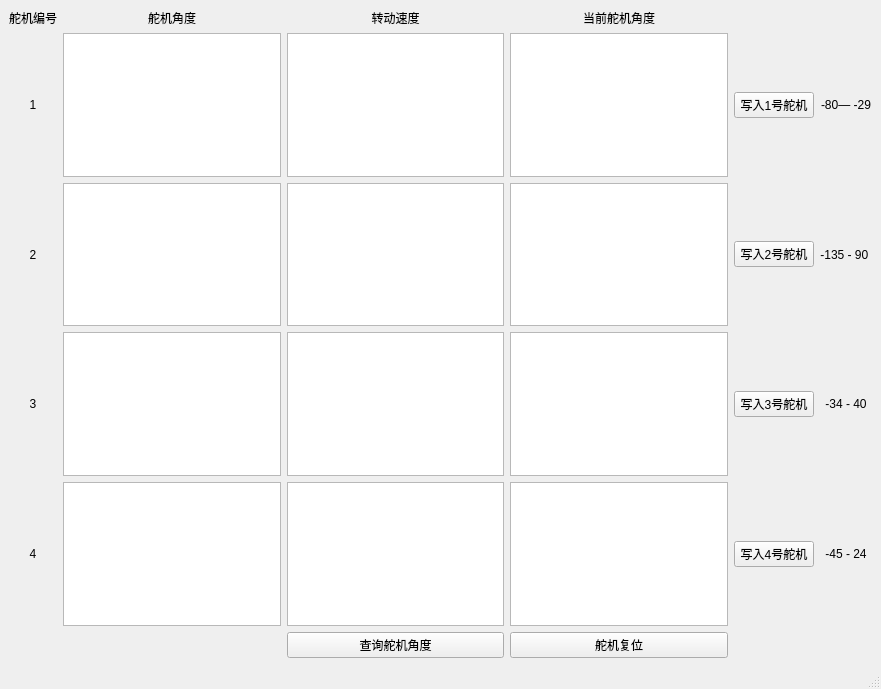
<?xml version="1.0" encoding="UTF-8"?>
<ui version="4.0">
 <class>MainWindow</class>
 <widget class="QMainWindow" name="MainWindow">
  <property name="geometry">
   <rect>
    <x>0</x>
    <y>0</y>
    <width>881</width>
    <height>689</height>
   </rect>
  </property>
  <property name="windowTitle">
   <string>MainWindow</string>
  </property>
  <widget class="QWidget" name="centralwidget">
   <layout class="QGridLayout" name="gridLayout">
    <item row="0" column="0">
     <widget class="QLabel" name="label">
      <property name="text">
       <string>舵机编号</string>
      </property>
      <property name="alignment">
       <set>Qt::AlignCenter</set>
      </property>
     </widget>
    </item>
    <item row="1" column="4">
     <widget class="QPushButton" name="pushButton">
      <property name="text">
       <string>写入1号舵机</string>
      </property>
     </widget>
    </item>
    <item row="1" column="2">
     <widget class="QTextEdit" name="textEdit_5"/>
    </item>
    <item row="1" column="1">
     <widget class="QTextEdit" name="textEdit"/>
    </item>
    <item row="1" column="0">
     <widget class="QLabel" name="label_4">
      <property name="text">
       <string>1</string>
      </property>
      <property name="alignment">
       <set>Qt::AlignCenter</set>
      </property>
     </widget>
    </item>
    <item row="1" column="3">
     <widget class="QTextBrowser" name="textBrowser_2"/>
    </item>
    <item row="2" column="3">
     <widget class="QTextBrowser" name="textBrowser_3"/>
    </item>
    <item row="2" column="4">
     <widget class="QPushButton" name="pushButton_2">
      <property name="text">
       <string>写入2号舵机</string>
      </property>
     </widget>
    </item>
    <item row="2" column="2">
     <widget class="QTextEdit" name="textEdit_6"/>
    </item>
    <item row="4" column="5">
     <widget class="QLabel" name="label_12">
      <property name="text">
       <string>-45 - 24</string>
      </property>
      <property name="textFormat">
       <enum>Qt::AutoText</enum>
      </property>
      <property name="alignment">
       <set>Qt::AlignCenter</set>
      </property>
     </widget>
    </item>
    <item row="2" column="1">
     <widget class="QTextEdit" name="textEdit_2"/>
    </item>
    <item row="4" column="4">
     <widget class="QPushButton" name="pushButton_4">
      <property name="text">
       <string>写入4号舵机</string>
      </property>
     </widget>
    </item>
    <item row="2" column="0">
     <widget class="QLabel" name="label_5">
      <property name="text">
       <string>2</string>
      </property>
      <property name="alignment">
       <set>Qt::AlignCenter</set>
      </property>
     </widget>
    </item>
    <item row="4" column="3">
     <widget class="QTextBrowser" name="textBrowser_5"/>
    </item>
    <item row="4" column="1">
     <widget class="QTextEdit" name="textEdit_4"/>
    </item>
    <item row="0" column="1">
     <widget class="QLabel" name="label_2">
      <property name="text">
       <string>舵机角度</string>
      </property>
      <property name="textFormat">
       <enum>Qt::AutoText</enum>
      </property>
      <property name="alignment">
       <set>Qt::AlignCenter</set>
      </property>
     </widget>
    </item>
    <item row="4" column="2">
     <widget class="QTextEdit" name="textEdit_8"/>
    </item>
    <item row="4" column="0">
     <widget class="QLabel" name="label_7">
      <property name="text">
       <string>4</string>
      </property>
      <property name="alignment">
       <set>Qt::AlignCenter</set>
      </property>
     </widget>
    </item>
    <item row="3" column="5">
     <widget class="QLabel" name="label_11">
      <property name="text">
       <string>-34 - 40</string>
      </property>
      <property name="textFormat">
       <enum>Qt::AutoText</enum>
      </property>
      <property name="alignment">
       <set>Qt::AlignCenter</set>
      </property>
     </widget>
    </item>
    <item row="3" column="3">
     <widget class="QTextBrowser" name="textBrowser_4"/>
    </item>
    <item row="0" column="2">
     <widget class="QLabel" name="label_3">
      <property name="text">
       <string>转动速度</string>
      </property>
      <property name="textFormat">
       <enum>Qt::AutoText</enum>
      </property>
      <property name="alignment">
       <set>Qt::AlignCenter</set>
      </property>
     </widget>
    </item>
    <item row="3" column="4">
     <widget class="QPushButton" name="pushButton_3">
      <property name="text">
       <string>写入3号舵机</string>
      </property>
     </widget>
    </item>
    <item row="3" column="2">
     <widget class="QTextEdit" name="textEdit_7"/>
    </item>
    <item row="0" column="3">
     <widget class="QLabel" name="label_8">
      <property name="text">
       <string>当前舵机角度</string>
      </property>
      <property name="textFormat">
       <enum>Qt::AutoText</enum>
      </property>
      <property name="alignment">
       <set>Qt::AlignCenter</set>
      </property>
     </widget>
    </item>
    <item row="3" column="1">
     <widget class="QTextEdit" name="textEdit_3"/>
    </item>
    <item row="2" column="5">
     <widget class="QLabel" name="label_10">
      <property name="text">
       <string>-135 - 90 </string>
      </property>
      <property name="textFormat">
       <enum>Qt::AutoText</enum>
      </property>
      <property name="alignment">
       <set>Qt::AlignCenter</set>
      </property>
     </widget>
    </item>
    <item row="3" column="0">
     <widget class="QLabel" name="label_6">
      <property name="text">
       <string>3</string>
      </property>
      <property name="alignment">
       <set>Qt::AlignCenter</set>
      </property>
     </widget>
    </item>
    <item row="1" column="5">
     <widget class="QLabel" name="label_9">
      <property name="text">
       <string>-80— -29</string>
      </property>
      <property name="textFormat">
       <enum>Qt::AutoText</enum>
      </property>
      <property name="alignment">
       <set>Qt::AlignCenter</set>
      </property>
     </widget>
    </item>
    <item row="5" column="2">
     <widget class="QPushButton" name="pushButton_5">
      <property name="text">
       <string>查询舵机角度</string>
      </property>
     </widget>
    </item>
    <item row="5" column="3">
     <widget class="QPushButton" name="pushButton_6">
      <property name="text">
       <string>舵机复位</string>
      </property>
     </widget>
    </item>
   </layout>
  </widget>
  <widget class="QMenuBar" name="menubar">
   <property name="geometry">
    <rect>
     <x>0</x>
     <y>0</y>
     <width>881</width>
     <height>28</height>
    </rect>
   </property>
  </widget>
  <widget class="QStatusBar" name="statusbar"/>
 </widget>
 <resources/>
 <connections/>
</ui>
